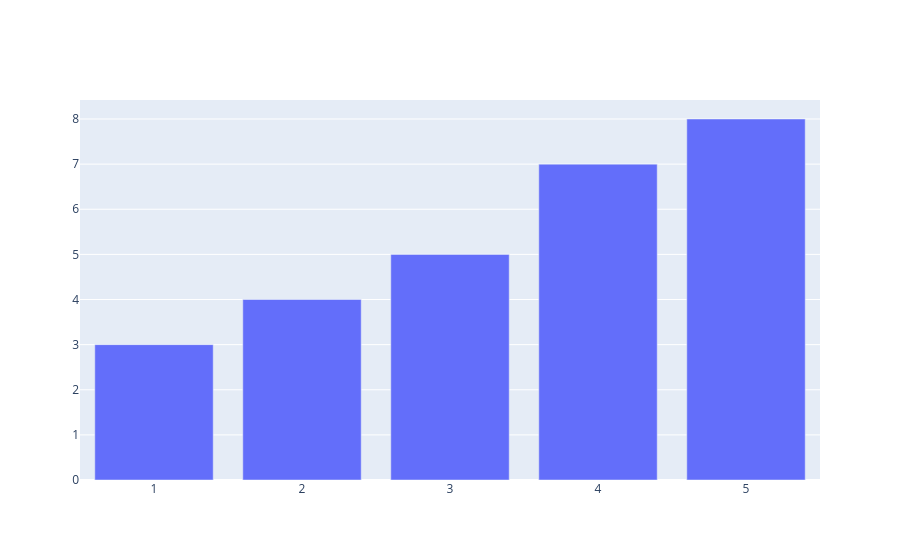

The code cell stored with this chart in its notebook:
### Code cell
fig = go.Figure()
fig.add_trace(go.Bar(x=[1, 2, 3, 4, 5], y=[3, 4, 5, 7, 8]))
fig.show()

### Figure 1 — Plotly figure (JSON) as saved in the notebook; plotly's stock layout.template omitted (floating-point values rounded to 4 significant figures)
{"data": [{"x": [1, 2, 3, 4, 5], "y": [3, 4, 5, 7, 8], "type": "bar"}], "layout": {}}
